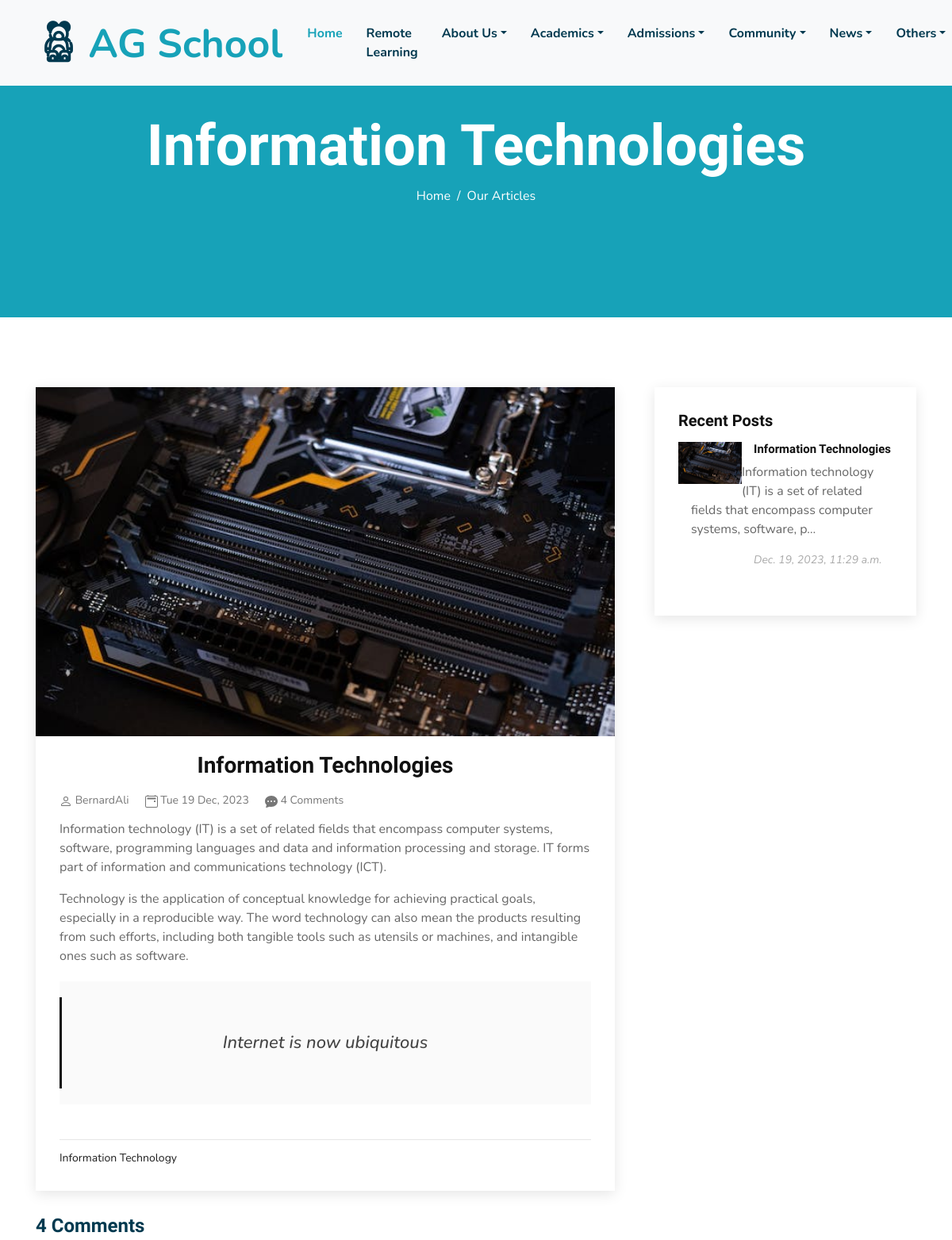
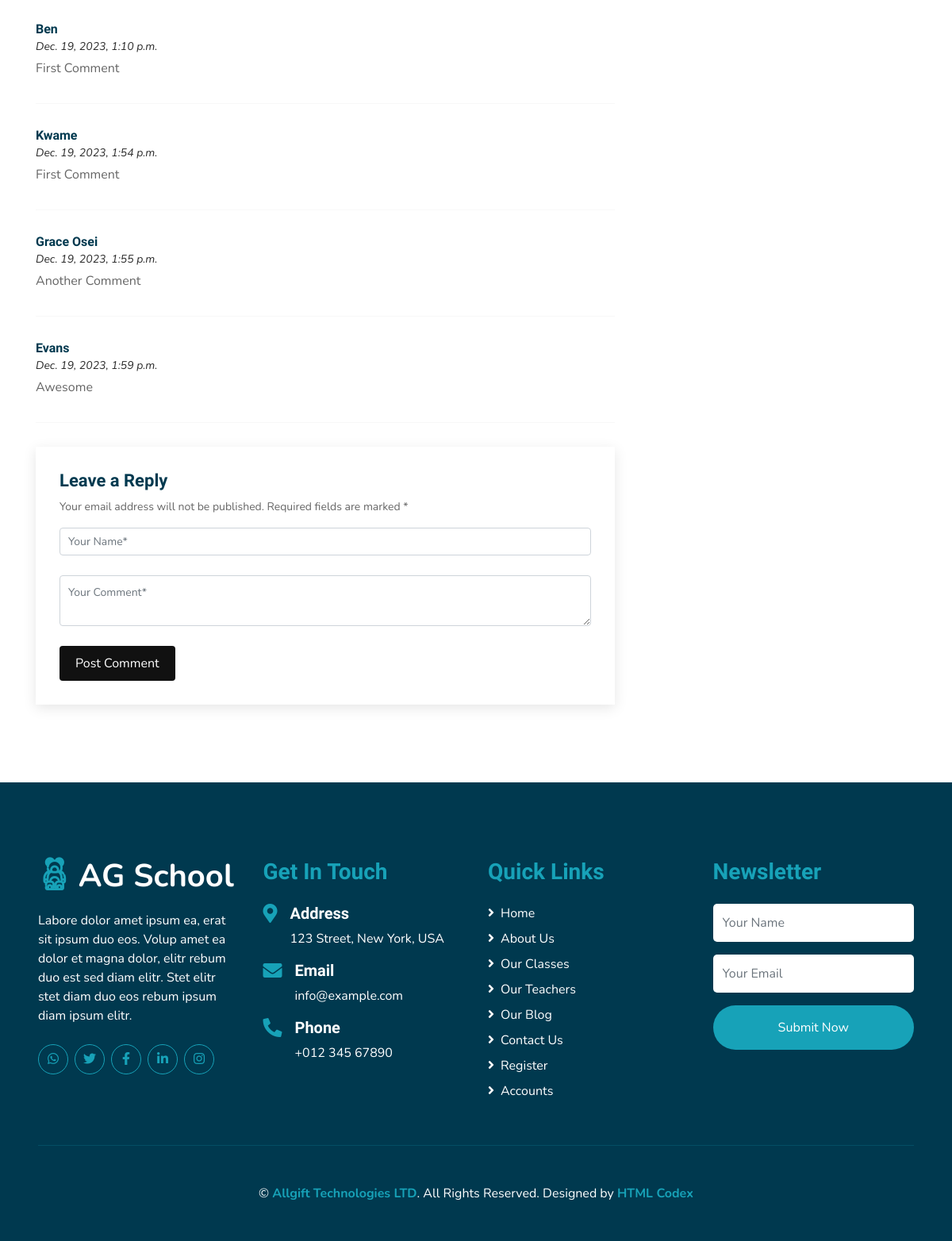
The page /article_details/1/ on the database its author committed (2 pictures, top to bottom).
### core/models.py (models this page shows, shortened)
class Article(models.Model):
    author = models.ForeignKey(User, on_delete=models.CASCADE)
    category = models.ForeignKey(ArticlesCategories, on_delete=models.CASCADE)
    image_1 = models.ImageField()
    image_2 = models.ImageField(blank=True, null=True)
    title = models.CharField(max_length=255)
    quote_1 = models.CharField(max_length=255)
    paragraph_1 = models.TextField()
    paragraph_2 = models.TextField()
    paragraph_3 = models.TextField(blank=True, null=True)
    paragraph_4 = models.TextField(blank=True, null=True)
    paragraph_5 = models.TextField(blank=True, null=True)
    paragraph_6 = models.TextField(blank=True, null=True)
    paragraph_7 = models.TextField(blank=True, null=True)
    paragraph_8 = models.TextField(blank=True, null=True)
    paragraph_9 = models.TextField(blank=True, null=True)
    quote_2 = models.TextField(blank=True, null=True)
    created_on = models.DateTimeField(auto_now_add=True)
    updated_on = models.DateTimeField(auto_now=True)

class ArticlesCategories(models.Model):
    category = models.CharField(max_length=128)
    def __str__(self):
        return f"{self.category}"

class ArticleComment(models.Model):
    name = models.CharField(max_length=124)
    comment = models.TextField()
    article = models.ForeignKey(Article, on_delete=models.CASCADE)
    created_on = models.DateTimeField(auto_now_add=True)

### authy/models.py (models this page shows, shortened)
class User(AbstractUser):
    full_name = models.CharField(max_length=200, null=True)
    email = models.EmailField(unique=True, null=True)
    phone = models.CharField(max_length=20)
    avatar = models.ImageField(null=True, default="default.jpg")
    background_img = models.ImageField(default='home-bg.jpg', upload_to='background_pics')
    gender = models.CharField(max_length=100, choices=GENDER_CHOICE, null=True, blank=True)
    marital_status = models.CharField(max_length=100, choices=MARITAL_STATUS, default='Single')
    region = models.CharField(max_length=100, choices=REGION_CHOICE, null=True, blank=True)
    residence = models.CharField(max_length=100)
    GPS_Address = models.CharField(max_length=10)
    nationality = models.CharField(max_length=100, default='Ghanaian')
    created = models.DateField(auto_now_add=True)
    is_blocked = models.BooleanField(default=False)
    facebook_url = models.URLField(max_length=255, blank=True, null=True)
    twitter_url = models.URLField(max_length=255, blank=True, null=True)
    instagram_url = models.URLField(max_length=255, blank=True, null=True)
    linkedin_url = models.URLField(max_length=255, blank=True, null=True)
    website_url = models.URLField(max_length=255, blank=True, null=True)
    REQUIRED_FIELDS = []

### core/views.py (the view)
# urls.py: path("article_details/<int:id>/", views.article_details, name='article_details'),
def article_details(request, id):
    article = get_object_or_404(Article, id=id)
    comments = ArticleComment.objects.filter(article=article)
    recent_article = Article.objects.all().order_by('-created_on')[:5]
    context = {
        'article': article,
        'recent_article': recent_article,
        'comments': comments
    }
    return render(request, 'core/article_details.html', context)

### templates/core/article_details.html (shortened to what this page needs)
{% extends 'base.html' %}
{% load static %}
{% block content %}
    <div class="container-fluid bg-primary mb-5">
      <div
        class="d-flex flex-column align-items-center justify-content-center"
        style="min-height: 400px"
      >
        <h3 class="display-3 font-weight-bold text-white">{{article.title}}</h3>
        <div class="d-inline-flex text-white">
          <p class="m-0"><a class="text-white" href="{% url 'home' %}">Home</a></p>
          <p class="m-0 px-2">/</p>
          <p class="m-0">Our Articles</p>
        </div>
      </div>
    </div>
    <section id="blog" class="blog">
      <div class="container" data-aos="fade-up">
        <div class="row">
          <div class="col-lg-8 entries">
            <article class="entry entry-single">
              <div class="entry-img">
                <img src="{{article.image_1.url}}" alt="" class="img-fluid" width="100%">
              </div>
              <h2 class="entry-title text-center">
                <a href="blog-single.html">{{article.title}}</a>
              </h2>
              <div class="entry-meta">
                <ul>
                  <li class="d-flex align-items-center">
                    <a href="#">
                      {{article.author}}</a>
                  </li>
                  <li class="d-flex align-items-center">
                    <a href="#">
                    <time datetime="{{article.created_on}}">{{article.created_on|date:"D d M, Y"}}</time></a></li>
                  <li class="d-flex align-items-center">
                    <a href="#">
                      {{article.articlecomment_set.count}} Comments</a></li>
                </ul>
              </div>
              <div class="entry-content">
                <p>
                  {{article.paragraph_1}}
                </p>
                <p>
                  {{article.paragraph_2}}
                </p>
                <blockquote>
                  <p>
                    {{article.quote_1}}
                  </p>
                </blockquote>
              </div>
              <div class="entry-footer">
                <ul class="cats">
                  <li><a href="#">{{article.category}}</a></li>
                </ul>
              </div>
            </article>
            <div class="blog-comments">
              <h4 class="comments-count">{{article.articlecomment_set.count}} Comments</h4>
              {% for comment in comments %}
              <div id="comment-1" class="comment">
                <div class="d-flex">
                  <div>
                    <h5><b>{{comment.name}}</b></h5>
                    <em><small><time datetime="{{comment.created_on}}">{{comment.created_on}}</time></small></em>
                    <p>
                     {{comment.comment}}
                    </p>
                  </div>
                </div>
              </div>
              <hr>
              {% empty %}
                <p>No Comment Added</p>
              {% endfor %}
              <div class="reply-form">
                <h4>Leave a Reply</h4>
                <p>Your email address will not be published. Required fields are marked * </p>
                <form action="{% url 'article_comment' article.id %}" method="post">
                  <div class="row">
                    <div class="col form-group">
                      <input name="name" type="text" class="form-control" placeholder="Your Name*">
                    </div>
                  </div>
                  <div class="row">
                    <div class="col form-group">
                      <textarea name="comment" class="form-control" placeholder="Your Comment*"></textarea>
                    </div>
                  </div>
                  <button type="submit" class="btn btn-primary">Post Comment</button>
                </form>
              </div>
            </div>
          </div>
          <div class="col-lg-4">
            <div class="sidebar">
              <h3 class="sidebar-title">Recent Posts</h3>
              <div class="sidebar-item recent-posts">
                {% for article in recent_article %}
                <div class="post-item clearfix">
                  <img src="{{ article.image_1.url }}" alt="{{article.title}}">
                  <h4><a href="blog-single.html">{{article.title}}</a></h4>
                  <p style="margin-left: 1rem;">{{ article.paragraph_1|truncatechars:100 }}</p>
                  <time datetime="{{article.created_on}}">{{article.created_on}}</time>
                </div>
                {% empty %}
                <p>No Recent Posts </p>
                {% endfor %}
              </div>
            </div>
          </div>
        </div>
      </div>
    </section>
{% endblock content %}

### rows shown on the page
Article: title "Information Technologies", image_1 (picture), author "BernardAli", created_on "Tue 19 Dec, 2023", articlecomment_set.count "4", paragraph_1 "Information technology (IT) is a set of related fields that encompass computer systems, software, programming languages and data and information processing and storage. IT forms part of information and communications technology (ICT).", paragraph_2 "Technology is the application of conceptual knowledge for achieving practical goals, especially in a reproducible way. The word technology can also mean the products resulting from such efforts, including both tangible tools such as utensils or machines, and intangible ones such as software.", quote_1 "Internet is now ubiquitous", category "Information Technology", paragraph_1 "Information technology (IT) is a set of related fields that encompass computer systems, software, p…", created_on "Dec. 19, 2023, 11:29 a.m."
ArticleComment: name "Ben", created_on "Dec. 19, 2023, 1:10 p.m.", comment "First Comment"
ArticleComment: name "Kwame", created_on "Dec. 19, 2023, 1:54 p.m.", comment "First Comment"
ArticleComment: name "Grace Osei", created_on "Dec. 19, 2023, 1:55 p.m.", comment "Another Comment"
ArticleComment: name "Evans", created_on "Dec. 19, 2023, 1:59 p.m.", comment "Awesome"
